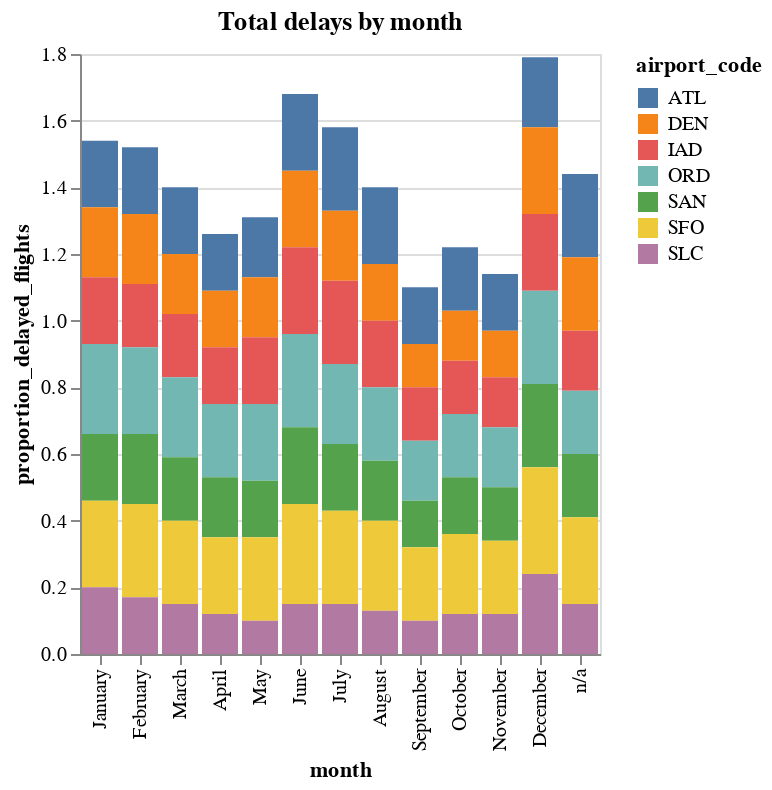

The notebook cell this image was saved under:
### Markdown cell above
_include figures in chunks and discuss your findings in the figure._

### Code cell
month_chart = (alt.Chart(dftm,
    title = "Total delays by month")
    .encode(
    alt.X('month', sort=month_ord), 
    alt.Y('proportion_delayed_flights'),
    alt.Color('airport_code')
    )
    .mark_bar()
    )
    
display(month_chart)

### Figure 1 — Vega-Lite specification as saved in the notebook (floating-point values rounded to 4 significant figures)
{"config": {"view": {"continuousWidth": 400, "continuousHeight": 300}}, "data": {"name": "data-6bdd3a5fc08ba32b234823086ad1b291"}, "mark": "bar", "encoding": {"color": {"field": "airport_code", "type": "nominal"}, "x": {"field": "month", "sort": ["January", "February", "March", "April", "May", "June", "July", "August", "September", "October", "November", "December"], "type": "nominal"}, "y": {"field": "proportion_delayed_flights", "type": "quantitative"}}, "title": "Total delays by month", "$schema": "https://vega.github.io/schema/vega-lite/v4.17.0.json", "datasets": {"data-6bdd3a5fc08ba32b234823086ad1b291": [{"airport_code": "ATL", "month": "April", "total_num_flights": 367596, "total_delay_flights": 63753, "average_delay_time": 342500.0, "proportion_delayed_flights": 0.17, "average_hr_delayed_total": 5708.0}, {"airport_code": "ATL", "month": "August", "total_num_flights": 389628, "total_delay_flights": 87883, "average_delay_time": 494200.0, "proportion_delayed_flights": 0.23, "average_hr_delayed_total": 8236.0}, {"airport_code": "ATL", "month": "December", "total_num_flights": 324731, "total_delay_flights": 69510, "average_delay_time": 406400.0, "proportion_delayed_flights": 0.21, "average_hr_delayed_total": 6774.0}, {"airport_code": "ATL", "month": "February", "total_num_flights": 301102, "total_delay_flights": 61603, "average_delay_time": 359600.0, "proportion_delayed_flights": 0.2, "average_hr_delayed_total": 5994.0}, {"airport_code": "ATL", "month": "January", "total_num_flights": 357513, "total_delay_flights": 70418, "average_delay_time": 380000.0, "proportion_delayed_flights": 0.2, "average_hr_delayed_total": 6334.0}, {"airport_code": "ATL", "month": "July", "total_num_flights": 391785, "total_delay_flights": 99494, "average_delay_time": 615200.0, "proportion_delayed_flights": 0.25, "average_hr_delayed_total": 10250.0}, {"airport_code": "ATL", "month": "June", "total_num_flights": 380354, "total_delay_flights": 88885, "average_delay_time": 515400.0, "proportion_delayed_flights": 0.23, "average_hr_delayed_total": 8591.0}, {"airport_code": "ATL", "month": "March", "total_num_flights": 345785, "total_delay_flights": 70690, "average_delay_time": 425000.0, "proportion_delayed_flights": 0.2, "average_hr_delayed_total": 7084.0}, {"airport_code": "ATL", "month": "May", "total_num_flights": 377703, "total_delay_flights": 67245, "average_delay_time": 347400.0, "proportion_delayed_flights": 0.18, "average_hr_delayed_total": 5790.0}, {"airport_code": "ATL", "month": "November", "total_num_flights": 323263, "total_delay_flights": 54938, "average_delay_time": 296700.0, "proportion_delayed_flights": 0.17, "average_hr_delayed_total": 4945.0}, {"airport_code": "ATL", "month": "October", "total_num_flights": 377295, "total_delay_flights": 71946, "average_delay_time": 361800.0, "proportion_delayed_flights": 0.19, "average_hr_delayed_total": 6031.0}, {"airport_code": "ATL", "month": "September", "total_num_flights": 359108, "total_delay_flights": 62181, "average_delay_time": 321100.0, "proportion_delayed_flights": 0.17, "average_hr_delayed_total": 5352.0}, {"airport_code": "ATL", "month": "n/a", "total_num_flights": 134184, "total_delay_flights": 33897, "average_delay_time": 488000.0, "proportion_delayed_flights": 0.25, "average_hr_delayed_total": 8134.0}, {"airport_code": "DEN", "month": "April", "total_num_flights": 199795, "total_delay_flights": 33070, "average_delay_time": 155200.0, "proportion_delayed_flights": 0.17, "average_hr_delayed_total": 2586.0}, {"airport_code": "DEN", "month": "August", "total_num_flights": 208657, "total_delay_flights": 36059, "average_delay_time": 194700.0, "proportion_delayed_flights": 0.17, "average_hr_delayed_total": 3245.0}, {"airport_code": "DEN", "month": "December", "total_num_flights": 189950, "total_delay_flights": 49491, "average_delay_time": 278500.0, "proportion_delayed_flights": 0.26, "average_hr_delayed_total": 4641.0}, {"airport_code": "DEN", "month": "February", "total_num_flights": 185374, "total_delay_flights": 38577, "average_delay_time": 183400.0, "proportion_delayed_flights": 0.21, "average_hr_delayed_total": 3056.0}, {"airport_code": "DEN", "month": "January", "total_num_flights": 180288, "total_delay_flights": 37941, "average_delay_time": 206200.0, "proportion_delayed_flights": 0.21, "average_hr_delayed_total": 3437.0}, {"airport_code": "DEN", "month": "July", "total_num_flights": 230078, "total_delay_flights": 48251, "average_delay_time": 250700.0, "proportion_delayed_flights": 0.21, "average_hr_delayed_total": 4178.0}, {"airport_code": "DEN", "month": "June", "total_num_flights": 220347, "total_delay_flights": 49648, "average_delay_time": 261100.0, "proportion_delayed_flights": 0.23, "average_hr_delayed_total": 4352.0}, {"airport_code": "DEN", "month": "March", "total_num_flights": 212397, "total_delay_flights": 38397, "average_delay_time": 185000.0, "proportion_delayed_flights": 0.18, "average_hr_delayed_total": 3083.0}, {"airport_code": "DEN", "month": "May", "total_num_flights": 212723, "total_delay_flights": 37835, "average_delay_time": 182700.0, "proportion_delayed_flights": 0.18, "average_hr_delayed_total": 3044.0}, {"airport_code": "DEN", "month": "November", "total_num_flights": 197675, "total_delay_flights": 27496, "average_delay_time": 125400.0, "proportion_delayed_flights": 0.14, "average_hr_delayed_total": 2089.0}, {"airport_code": "DEN", "month": "October", "total_num_flights": 211893, "total_delay_flights": 31978, "average_delay_time": 143400.0, "proportion_delayed_flights": 0.15, "average_hr_delayed_total": 2390.0}, {"airport_code": "DEN", "month": "September", "total_num_flights": 206722, "total_delay_flights": 26860, "average_delay_time": 123900.0, "proportion_delayed_flights": 0.13, "average_hr_delayed_total": 2066.0}, {"airport_code": "DEN", "month": "n/a", "total_num_flights": 58075, "total_delay_flights": 12916, "average_delay_time": 220700.0, "proportion_delayed_flights": 0.22, "average_hr_delayed_total": 3678.0}, {"airport_code": "IAD", "month": "April", "total_num_flights": 72395, "total_delay_flights": 12529, "average_delay_time": 66040.0, "proportion_delayed_flights": 0.17, "average_hr_delayed_total": 1101.0}, {"airport_code": "IAD", "month": "August", "total_num_flights": 74312, "total_delay_flights": 15107, "average_delay_time": 86340.0, "proportion_delayed_flights": 0.2, "average_hr_delayed_total": 1439.0}, {"airport_code": "IAD", "month": "December", "total_num_flights": 59987, "total_delay_flights": 13588, "average_delay_time": 83620.0, "proportion_delayed_flights": 0.23, "average_hr_delayed_total": 1394.0}, {"airport_code": "IAD", "month": "February", "total_num_flights": 66027, "total_delay_flights": 12427, "average_delay_time": 70210.0, "proportion_delayed_flights": 0.19, "average_hr_delayed_total": 1170.0}, {"airport_code": "IAD", "month": "January", "total_num_flights": 66580, "total_delay_flights": 13140, "average_delay_time": 77990.0, "proportion_delayed_flights": 0.2, "average_hr_delayed_total": 1300.0}, {"airport_code": "IAD", "month": "July", "total_num_flights": 74724, "total_delay_flights": 18880, "average_delay_time": 116400.0, "proportion_delayed_flights": 0.25, "average_hr_delayed_total": 1940.0}, {"airport_code": "IAD", "month": "June", "total_num_flights": 73203, "total_delay_flights": 19234, "average_delay_time": 122400.0, "proportion_delayed_flights": 0.26, "average_hr_delayed_total": 2041.0}, {"airport_code": "IAD", "month": "March", "total_num_flights": 74996, "total_delay_flights": 14509, "average_delay_time": 75760.0, "proportion_delayed_flights": 0.19, "average_hr_delayed_total": 1263.0}, {"airport_code": "IAD", "month": "May", "total_num_flights": 74761, "total_delay_flights": 14711, "average_delay_time": 76450.0, "proportion_delayed_flights": 0.2, "average_hr_delayed_total": 1274.0}, {"airport_code": "IAD", "month": "November", "total_num_flights": 64863, "total_delay_flights": 9937, "average_delay_time": 50230.0, "proportion_delayed_flights": 0.15, "average_hr_delayed_total": 837.2}, {"airport_code": "IAD", "month": "October", "total_num_flights": 70289, "total_delay_flights": 11444, "average_delay_time": 57760.0, "proportion_delayed_flights": 0.16, "average_hr_delayed_total": 962.7}, {"airport_code": "IAD", "month": "September", "total_num_flights": 59767, "total_delay_flights": 9430, "average_delay_time": 51650.0, "proportion_delayed_flights": 0.16, "average_hr_delayed_total": 860.8}, {"airport_code": "IAD", "month": "n/a", "total_num_flights": 19667, "total_delay_flights": 3531, "average_delay_time": 71040.0, "proportion_delayed_flights": 0.18, "average_hr_delayed_total": 1184.0}, {"airport_code": "ORD", "month": "April", "total_num_flights": 298609, "total_delay_flights": 64838, "average_delay_time": 411000.0, "proportion_delayed_flights": 0.22, "average_hr_delayed_total": 6851.0}, {"airport_code": "ORD", "month": "August", "total_num_flights": 317769, "total_delay_flights": 69889, "average_delay_time": 423000.0, "proportion_delayed_flights": 0.22, "average_hr_delayed_total": 7050.0}, {"airport_code": "ORD", "month": "December", "total_num_flights": 288390, "total_delay_flights": 81759, "average_delay_time": 524200.0, "proportion_delayed_flights": 0.28, "average_hr_delayed_total": 8737.0}, {"airport_code": "ORD", "month": "February", "total_num_flights": 269240, "total_delay_flights": 69424, "average_delay_time": 423700.0, "proportion_delayed_flights": 0.26, "average_hr_delayed_total": 7062.0}, {"airport_code": "ORD", "month": "January", "total_num_flights": 289821, "total_delay_flights": 77315, "average_delay_time": 484200.0, "proportion_delayed_flights": 0.27, "average_hr_delayed_total": 8070.0}, {"airport_code": "ORD", "month": "July", "total_num_flights": 317173, "total_delay_flights": 75806, "average_delay_time": 460600.0, "proportion_delayed_flights": 0.24, "average_hr_delayed_total": 7676.0}, {"airport_code": "ORD", "month": "June", "total_num_flights": 309763, "total_delay_flights": 86452, "average_delay_time": 564600.0, "proportion_delayed_flights": 0.28, "average_hr_delayed_total": 9410.0}, {"airport_code": "ORD", "month": "March", "total_num_flights": 277420, "total_delay_flights": 66113, "average_delay_time": 451500.0, "proportion_delayed_flights": 0.24, "average_hr_delayed_total": 7525.0}, {"airport_code": "ORD", "month": "May", "total_num_flights": 255432, "total_delay_flights": 58058, "average_delay_time": 445100.0, "proportion_delayed_flights": 0.23, "average_hr_delayed_total": 7418.0}, {"airport_code": "ORD", "month": "November", "total_num_flights": 286463, "total_delay_flights": 51948, "average_delay_time": 299000.0, "proportion_delayed_flights": 0.18, "average_hr_delayed_total": 4983.0}, {"airport_code": "ORD", "month": "October", "total_num_flights": 309819, "total_delay_flights": 59814, "average_delay_time": 340300.0, "proportion_delayed_flights": 0.19, "average_hr_delayed_total": 5671.0}, {"airport_code": "ORD", "month": "September", "total_num_flights": 296899, "total_delay_flights": 53657, "average_delay_time": 314600.0, "proportion_delayed_flights": 0.18, "average_hr_delayed_total": 5243.0}, {"airport_code": "ORD", "month": "n/a", "total_num_flights": 80790, "total_delay_flights": 15752, "average_delay_time": 379600.0, "proportion_delayed_flights": 0.19, "average_hr_delayed_total": 6326.0}, {"airport_code": "SAN", "month": "April", "total_num_flights": 74920, "total_delay_flights": 13743, "average_delay_time": 55770.0, "proportion_delayed_flights": 0.18, "average_hr_delayed_total": 929.5}, {"airport_code": "SAN", "month": "August", "total_num_flights": 82050, "total_delay_flights": 15119, "average_delay_time": 67010.0, "proportion_delayed_flights": 0.18, "average_hr_delayed_total": 1117.0}, {"airport_code": "SAN", "month": "December", "total_num_flights": 68975, "total_delay_flights": 17471, "average_delay_time": 85970.0, "proportion_delayed_flights": 0.25, "average_hr_delayed_total": 1433.0}, {"airport_code": "SAN", "month": "February", "total_num_flights": 68258, "total_delay_flights": 14553, "average_delay_time": 62200.0, "proportion_delayed_flights": 0.21, "average_hr_delayed_total": 1037.0}, {"airport_code": "SAN", "month": "January", "total_num_flights": 74546, "total_delay_flights": 14553, "average_delay_time": 63290.0, "proportion_delayed_flights": 0.2, "average_hr_delayed_total": 1055.0}, {"airport_code": "SAN", "month": "July", "total_num_flights": 83191, "total_delay_flights": 16937, "average_delay_time": 79720.0, "proportion_delayed_flights": 0.2, "average_hr_delayed_total": 1329.0}, {"airport_code": "SAN", "month": "June", "total_num_flights": 73115, "total_delay_flights": 16848, "average_delay_time": 84080.0, "proportion_delayed_flights": 0.23, "average_hr_delayed_total": 1401.0}, {"airport_code": "SAN", "month": "March", "total_num_flights": 56200, "total_delay_flights": 10458, "average_delay_time": 59280.0, "proportion_delayed_flights": 0.19, "average_hr_delayed_total": 988.0}, {"airport_code": "SAN", "month": "May", "total_num_flights": 78564, "total_delay_flights": 13637, "average_delay_time": 57020.0, "proportion_delayed_flights": 0.17, "average_hr_delayed_total": 950.4}, {"airport_code": "SAN", "month": "November", "total_num_flights": 72526, "total_delay_flights": 11247, "average_delay_time": 46900.0, "proportion_delayed_flights": 0.16, "average_hr_delayed_total": 781.7}, {"airport_code": "SAN", "month": "October", "total_num_flights": 76799, "total_delay_flights": 13137, "average_delay_time": 51560.0, "proportion_delayed_flights": 0.17, "average_hr_delayed_total": 859.3}, {"airport_code": "SAN", "month": "September", "total_num_flights": 68196, "total_delay_flights": 9780, "average_delay_time": 42300.0, "proportion_delayed_flights": 0.14, "average_hr_delayed_total": 705.0}, {"airport_code": "SAN", "month": "n/a", "total_num_flights": 40522, "total_delay_flights": 7649, "average_delay_time": 60040.0, "proportion_delayed_flights": 0.19, "average_hr_delayed_total": 1001.0}, {"airport_code": "SFO", "month": "April", "total_num_flights": 131664, "total_delay_flights": 29686, "average_delay_time": 153500.0, "proportion_delayed_flights": 0.23, "average_hr_delayed_total": 2559.0}, {"airport_code": "SFO", "month": "August", "total_num_flights": 147332, "total_delay_flights": 40205, "average_delay_time": 220500.0, "proportion_delayed_flights": 0.27, "average_hr_delayed_total": 3675.0}, {"airport_code": "SFO", "month": "December", "total_num_flights": 136085, "total_delay_flights": 44219, "average_delay_time": 278700.0, "proportion_delayed_flights": 0.32, "average_hr_delayed_total": 4646.0}, {"airport_code": "SFO", "month": "February", "total_num_flights": 118926, "total_delay_flights": 33558, "average_delay_time": 196200.0, "proportion_delayed_flights": 0.28, "average_hr_delayed_total": 3271.0}, {"airport_code": "SFO", "month": "January", "total_num_flights": 119327, "total_delay_flights": 31157, "average_delay_time": 202000.0, "proportion_delayed_flights": 0.26, "average_hr_delayed_total": 3367.0}, {"airport_code": "SFO", "month": "July", "total_num_flights": 146809, "total_delay_flights": 41753, "average_delay_time": 250300.0, "proportion_delayed_flights": 0.28, "average_hr_delayed_total": 4172.0}, {"airport_code": "SFO", "month": "June", "total_num_flights": 126365, "total_delay_flights": 37886, "average_delay_time": 245400.0, "proportion_delayed_flights": 0.3, "average_hr_delayed_total": 4090.0}, {"airport_code": "SFO", "month": "March", "total_num_flights": 134542, "total_delay_flights": 33414, "average_delay_time": 185800.0, "proportion_delayed_flights": 0.25, "average_hr_delayed_total": 3096.0}, {"airport_code": "SFO", "month": "May", "total_num_flights": 122808, "total_delay_flights": 31024, "average_delay_time": 180000.0, "proportion_delayed_flights": 0.25, "average_hr_delayed_total": 3001.0}, {"airport_code": "SFO", "month": "November", "total_num_flights": 131798, "total_delay_flights": 29054, "average_delay_time": 162900.0, "proportion_delayed_flights": 0.22, "average_hr_delayed_total": 2715.0}, {"airport_code": "SFO", "month": "October", "total_num_flights": 140346, "total_delay_flights": 33527, "average_delay_time": 182200.0, "proportion_delayed_flights": 0.24, "average_hr_delayed_total": 3036.0}, {"airport_code": "SFO", "month": "September", "total_num_flights": 135175, "total_delay_flights": 29607, "average_delay_time": 155400.0, "proportion_delayed_flights": 0.22, "average_hr_delayed_total": 2590.0}, {"airport_code": "SFO", "month": "n/a", "total_num_flights": 39768, "total_delay_flights": 10514, "average_delay_time": 211500.0, "proportion_delayed_flights": 0.26, "average_hr_delayed_total": 3525.0}, {"airport_code": "SLC", "month": "April", "total_num_flights": 114744, "total_delay_flights": 13789, "average_delay_time": 58480.0, "proportion_delayed_flights": 0.12, "average_hr_delayed_total": 974.7}, {"airport_code": "SLC", "month": "August", "total_num_flights": 115410, "total_delay_flights": 15437, "average_delay_time": 75850.0, "proportion_delayed_flights": 0.13, "average_hr_delayed_total": 1264.0}, {"airport_code": "SLC", "month": "December", "total_num_flights": 112160, "total_delay_flights": 27095, "average_delay_time": 131300.0, "proportion_delayed_flights": 0.24, "average_hr_delayed_total": 2188.0}, {"airport_code": "SLC", "month": "February", "total_num_flights": 106887, "total_delay_flights": 17891, "average_delay_time": 78650.0, "proportion_delayed_flights": 0.17, "average_hr_delayed_total": 1311.0}, {"airport_code": "SLC", "month": "January", "total_num_flights": 104943, "total_delay_flights": 20477, "average_delay_time": 108800.0, "proportion_delayed_flights": 0.2, "average_hr_delayed_total": 1813.0}, {"airport_code": "SLC", "month": "July", "total_num_flights": 127981, "total_delay_flights": 18839, "average_delay_time": 87670.0, "proportion_delayed_flights": 0.15, "average_hr_delayed_total": 1461.0}, {"airport_code": "SLC", "month": "June", "total_num_flights": 122516, "total_delay_flights": 18942, "average_delay_time": 85880.0, "proportion_delayed_flights": 0.15, "average_hr_delayed_total": 1431.0}, {"airport_code": "SLC", "month": "March", "total_num_flights": 112030, "total_delay_flights": 16561, "average_delay_time": 79080.0, "proportion_delayed_flights": 0.15, "average_hr_delayed_total": 1318.0}, {"airport_code": "SLC", "month": "May", "total_num_flights": 105804, "total_delay_flights": 10984, "average_delay_time": 53280.0, "proportion_delayed_flights": 0.1, "average_hr_delayed_total": 888.0}, {"airport_code": "SLC", "month": "November", "total_num_flights": 108846, "total_delay_flights": 13148, "average_delay_time": 56060.0, "proportion_delayed_flights": 0.12, "average_hr_delayed_total": 934.3}, {"airport_code": "SLC", "month": "October", "total_num_flights": 115171, "total_delay_flights": 13320, "average_delay_time": 54790.0, "proportion_delayed_flights": 0.12, "average_hr_delayed_total": 913.1}, {"airport_code": "SLC", "month": "September", "total_num_flights": 101341, "total_delay_flights": 10390, "average_delay_time": 49040.0, "proportion_delayed_flights": 0.1, "average_hr_delayed_total": 817.4}, {"airport_code": "SLC", "month": "n/a", "total_num_flights": 55551, "total_delay_flights": 8287, "average_delay_time": 76460.0, "proportion_delayed_flights": 0.15, "average_hr_delayed_total": 1274.0}]}}
